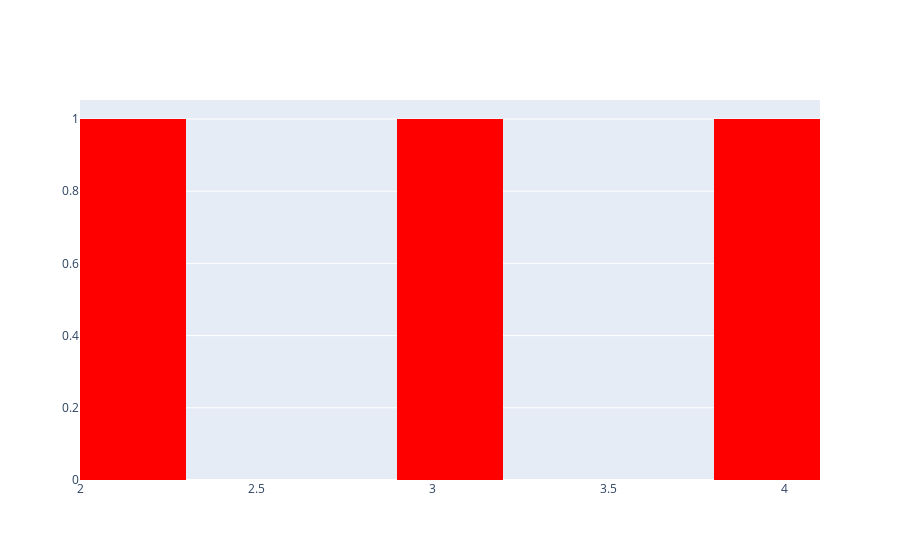

Notebook cell for this chart:
### Code cell
# seccion de histogramas con Plotly organizar por color y por margenes

valores = np.array([1,5,7,2,8])
valoresX = np.array([5,4,3,2,1])


valores2 = np.array([1,5,7,2,8])
valores2X = np.array([1,2,3,4,5])

data = [go.Histogram(x=valoresX, y=valores, marker_color= 'red', xbins = dict(start= 2, end= 4, size = 0.3))]

iplot(data)

### Figure 1 — Plotly figure (JSON) as saved in the notebook; plotly's stock layout.template omitted (floating-point values rounded to 4 significant figures)
{"data": [{"marker": {"color": "red"}, "type": "histogram", "x": [5, 4, 3, 2, 1], "xbins": {"end": 4, "size": 0.3, "start": 2}, "y": [1, 5, 7, 2, 8]}], "layout": {}}
